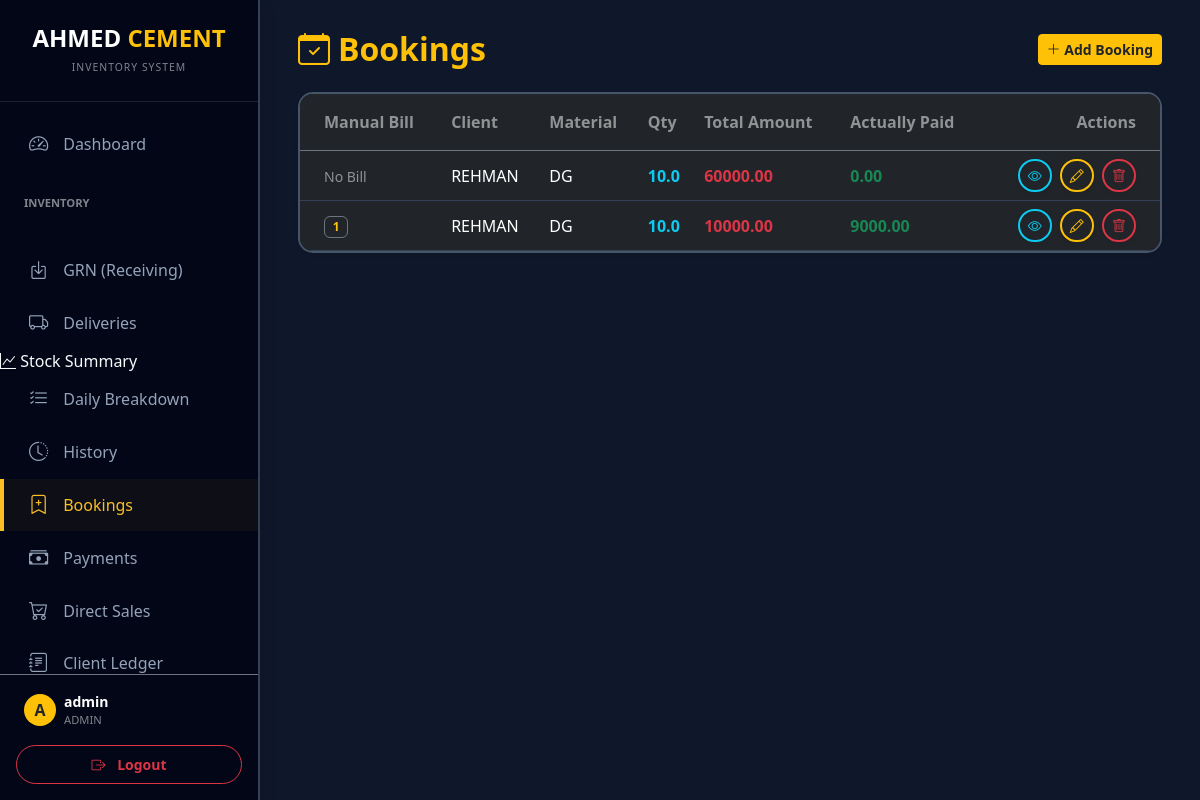
The page /bookings (signed in) on the database its author committed.
### models.py (models this page shows)
class User(UserMixin, db.Model):
    id = db.Column(db.Integer, primary_key=True)
    username = db.Column(db.String(80), unique=True, nullable=False)
    password_hash = db.Column(db.String(200))
    role = db.Column(db.String(20), default='user')  # 'admin' or 'user'
    can_view_stock = db.Column(db.Boolean, default=True)
    can_view_daily = db.Column(db.Boolean, default=True)
    can_view_history = db.Column(db.Boolean, default=True)
    can_import_export = db.Column(db.Boolean, default=False)
    can_manage_directory = db.Column(db.Boolean, default=False)
    restrict_backdated_edit = db.Column(db.Boolean, default=False)

class Booking(db.Model):
    id = db.Column(db.Integer, primary_key=True)
    client_name = db.Column(db.String(100))
    amount = db.Column(db.Float, default=0)
    paid_amount = db.Column(db.Float, default=0)
    manual_bill_no = db.Column(db.String(50))
    photo_path = db.Column(db.String(200))
    date_posted = db.Column(db.DateTime, default=datetime.now)
    items = db.relationship('BookingItem', backref='booking', lazy=True, cascade='all, delete-orphan')

class BookingItem(db.Model):
    id = db.Column(db.Integer, primary_key=True)
    booking_id = db.Column(db.Integer, db.ForeignKey('booking.id'), nullable=False)
    material_name = db.Column(db.String(100))
    qty = db.Column(db.Float, default=0)
    price_at_time = db.Column(db.Float, default=0)

### main.py (the view)
@app.route('/bookings')
@login_required
def bookings_page():
    bookings = Booking.query.order_by(Booking.date_posted.desc()).all()
    clients = Client.query.filter_by(is_active=True).order_by(Client.name.asc()).all()
    materials = Material.query.order_by(Material.name.asc()).all()
    counter = BillCounter.query.first()
    if not counter:
        counter = BillCounter(count=1000)
        db.session.add(counter)
        db.session.commit()
    next_auto = f"#{counter.count}"
    return render_template('bookings.html',
                           bookings=bookings,
                           clients=clients,
                           materials=materials,
                           next_auto=next_auto)

### main.py (called while the page is built)
@login_manager.user_loader
def load_user(user_id):
    return db.session.get(User, int(user_id))

### templates/bookings.html (shortened to what this page needs)
{% extends "layout.html" %}
{% block content %}
<div class="d-flex flex-column flex-md-row justify-content-between align-items-md-center mb-4 gap-3">
    <h2 class="fw-bold text-warning mb-0"><i class="bi bi-calendar-check me-2"></i>Bookings</h2>
    <div class="d-flex gap-2 flex-wrap">
        <button class="btn btn-warning btn-sm text-dark fw-bold" data-bs-toggle="modal" data-bs-target="#addBookingModal">
            <i class="bi bi-plus-lg"></i> Add Booking
        </button>
    </div>
</div>
<div class="card border-0 shadow-sm" style="background: #1e293b; border: 2px solid #475569 !important; border-radius: 15px; overflow: hidden;">
    <div class="table-responsive">
        <table class="table table-dark table-hover align-middle mb-0">
            <thead style="background: #0f172a;">
                <tr>
                    <th class="fw-bold py-3 ps-4 border-bottom border-secondary text-white-50">Manual Bill</th>
                    <th class="fw-bold py-3 border-bottom border-secondary text-white-50">Client</th>
                    <th class="fw-bold py-3 border-bottom border-secondary text-white-50">Material</th>
                    <th class="fw-bold py-3 border-bottom border-secondary text-white-50">Qty</th>
                    <th class="fw-bold py-3 border-bottom border-secondary text-white-50">Total Amount</th>
                    <th class="fw-bold py-3 border-bottom border-secondary text-white-50">Actually Paid</th>
                    <th class="fw-bold py-3 text-end pe-4 border-bottom border-secondary text-white-50">Actions</th>
                </tr>
            </thead>
            <tbody style="background: #1e293b;">
                {% for booking in bookings %}
                <tr style="border-bottom: 1px solid #334155;">
                    <td class="ps-4">
                        {% if booking.manual_bill_no %}
                        <a href="/view_bill/{{ booking.manual_bill_no|replace('#', '%23') }}" class="badge bg-dark border border-secondary text-warning text-decoration-none">{{ booking.manual_bill_no }}</a>
                        {% else %}
                        <span class="text-white-50 small">No Bill</span>
                        {% endif %}
                    </td>
                    <td class="text-white">{{ booking.client_name }}</td>
                    <td class="text-white">
                        {% if booking.items %}
                            {{ booking.items[0].material_name }}
                        {% else %}
                            -
                        {% endif %}
                    </td>
                    <td class="text-info fw-bold">
                        {% if booking.items %}
                            {{ booking.items[0].qty }}
                        {% else %}
                            0
                        {% endif %}
                    </td>
                    <td class="text-danger fw-bold">{{ currency_symbol }}{{ "%.2f"|format(booking.amount) }}</td>
                    <td class="text-success fw-bold">{{ currency_symbol }}{{ "%.2f"|format(booking.paid_amount) }}</td>
                    <td class="text-end pe-4">
                        <a href="/view_bill/{{ booking.auto_bill_no|replace('#', '%23') }}" class="btn btn-outline-info btn-sm border-2 rounded-pill shadow-sm me-1" title="View"><i class="bi bi-eye"></i></a>
                        <button type="button" class="btn btn-outline-warning btn-sm border-2 rounded-pill shadow-sm me-1" data-bs-toggle="modal" data-bs-target="#editBookingModal{{ booking.id }}" title="Edit">
                            <i class="bi bi-pencil"></i>
                        </button>
                        <a href="/delete_bill/Booking/{{ booking.id }}" class="btn btn-outline-danger btn-sm border-2 rounded-pill shadow-sm" onclick="return confirm('Delete booking?')"><i class="bi bi-trash"></i></a>
                    </td>
                </tr>
                {% endfor %}
            </tbody>
        </table>
    </div>
</div>
{% endblock %}

### templates/layout.html (shortened to what this page needs)
<!DOCTYPE html>
<html lang="en">
<head>
    <link href="https://cdn.jsdelivr.net/npm/bootstrap@5.3.0/dist/css/bootstrap.min.css" rel="stylesheet">
    <link rel="stylesheet" href="https://cdn.jsdelivr.net/npm/bootstrap-icons@1.10.0/font/bootstrap-icons.css">
    <link rel="stylesheet" href="https://cdn.jsdelivr.net/npm/flatpickr/dist/flatpickr.min.css">
    <link rel="stylesheet" href="https://cdn.jsdelivr.net/npm/flatpickr/dist/themes/dark.css">
</head>
<body>
{% if current_user.is_authenticated %}
    <div class="sidebar shadow" id="sidebar">
        <div class="p-4 text-center border-bottom border-secondary border-opacity-25">
            <h4 class="fw-bold text-white mb-0">AHMED <span class="text-warning">CEMENT</span></h4>
            <small class="text-white-50 text-uppercase" style="font-size: 0.65rem; letter-spacing: 1px;">Inventory System</small>
        </div>
        <div class="sidebar-nav-container">
            <nav class="py-3">
                <a href="/" class="nav-link {{ 'active' if request.path == '/' }}" onclick="closeSidebar()">
                    <i class="bi bi-speedometer2"></i> Dashboard
                </a>
                <div class="text-white-50 small fw-bold px-4 mt-4 mb-2 text-uppercase" style="font-size: 0.7rem;">Inventory</div>
                {% if current_user.can_view_stock or current_user.role == 'admin' %}
                <a href="/stock_summary" class="nav-link {{ 'active' if request.path == '/stock_summary' }}" onclick="closeSidebar()">
                <a href="/grn" class="nav-link {{ 'active' if request.path == '/grn' }}" onclick="closeSidebar()">
                    <i class="bi bi-box-arrow-in-down"></i> GRN (Receiving)
                </a>
                <a href="/deliveries" class="nav-link {{ 'active' if request.path == '/deliveries' }}" onclick="closeSidebar()">
                    <i class="bi bi-truck"></i> Deliveries
                </a>
                    <i class="bi bi-graph-up"></i> Stock Summary
                </a>
                {% endif %}
                {% if current_user.can_view_daily or current_user.role == 'admin' %}
                <a href="/daily_transactions" class="nav-link {{ 'active' if request.path == '/daily_transactions' }}" onclick="closeSidebar()">
                    <i class="bi bi-list-check"></i> Daily Breakdown
                </a>
                {% endif %}
                {% if current_user.can_view_history or current_user.role == 'admin' %}
                <a href="/tracking" class="nav-link {{ 'active' if request.path == '/tracking' }}" onclick="closeSidebar()">
                    <i class="bi bi-clock-history"></i> History
                </a>
                <a href="/bookings" class="nav-link {{ 'active' if request.path == '/bookings' }}" onclick="closeSidebar()">
                    <i class="bi bi-bookmark-plus"></i> Bookings
                </a>
                <a href="/payments" class="nav-link {{ 'active' if request.path == '/payments' }}" onclick="closeSidebar()">
                    <i class="bi bi-cash-stack"></i> Payments
                </a>
                <a href="/direct_sales" class="nav-link {{ 'active' if request.path == '/direct_sales' }}" onclick="closeSidebar()">
                    <i class="bi bi-cart-check"></i> Direct Sales
                </a>
                <a href="/clients" class="nav-link {{ 'active' if request.path.startswith('/ledger') or request.path == '/clients' }}" onclick="closeSidebar()">
                    <i class="bi bi-journal-text"></i> Client Ledger
                </a>
                {% endif %}
            </nav>
        </div>
        <div class="p-3 border-top border-secondary">
            <div class="d-flex align-items-center mb-3 px-2">
                <div class="bg-warning rounded-circle me-2 d-flex align-items-center justify-content-center text-dark fw-bold" style="width: 32px; height: 32px; flex-shrink: 0;">
                    {{ current_user.username[0]|upper }}
                </div>
                <div class="overflow-hidden">
                    <div class="text-white fw-bold small text-truncate">{{ current_user.username }}</div>
                    <div class="text-white-50 x-small" style="font-size: 0.7rem;">{{ current_user.role|upper }}</div>
                </div>
            </div>
            <a href="/logout" class="btn btn-outline-danger w-100 btn-sm fw-bold py-2 rounded-pill">
                <i class="bi bi-box-arrow-right me-2"></i> Logout
            </a>
        </div>
    </div>
{% endif %}
<div class="main-content {{ 'ms-0' if not current_user.is_authenticated }}">
    <div class="container-fluid px-0 px-sm-2">
        {% block content %}{% endblock %}
    </div>
</div>
</body>
</html>

### templates/layout.html (style rules this page uses)
:root { --sidebar-width: 260px; --bg-dark: #0f172a; --card-bg: #1e293b; --accent: #fbbf24; --sidebar-bg: #020617; }
body { background-color: var(--bg-dark); color: #f8fafc; font-family: 'Segoe UI', Roboto, Helvetica, Arial, sans-serif; overflow-x: hidden; margin: 0; }
.sidebar { width: var(--sidebar-width); height: 100vh; position: fixed; background: var(--sidebar-bg); border-right: 2px solid #334155; transition: all 0.3s; z-index: 1050; left: 0; top: 0; display: flex; flex-direction: column; }
.sidebar-nav-container { flex-grow: 1; overflow-y: auto; scrollbar-width: thin; scrollbar-color: #334155 transparent; }
.main-content { margin-left: var(--sidebar-width); padding: 30px; min-height: 100vh; transition: all 0.3s; }
.nav-link { color: #94a3b8; padding: 12px 25px; display: flex; align-items: center; font-weight: 500; border-left: 4px solid transparent; transition: 0.2s; text-decoration: none; }
.nav-link:hover, .nav-link.active { color: var(--accent); background: rgba(251, 191, 36, 0.05); border-left: 4px solid var(--accent); }
.nav-link i { font-size: 1.2rem; margin-right: 15px; }

### rows shown on the page
User: username "A", username "admin", role "ADMIN"
Booking: manual_bill_no "No Bill", client_name "REHMAN", material_name "DG", qty "10.0", amount "60000.00", paid_amount "0.00"
Booking: manual_bill_no "1", client_name "REHMAN", material_name "DG", qty "10.0", amount "10000.00", paid_amount "9000.00"
